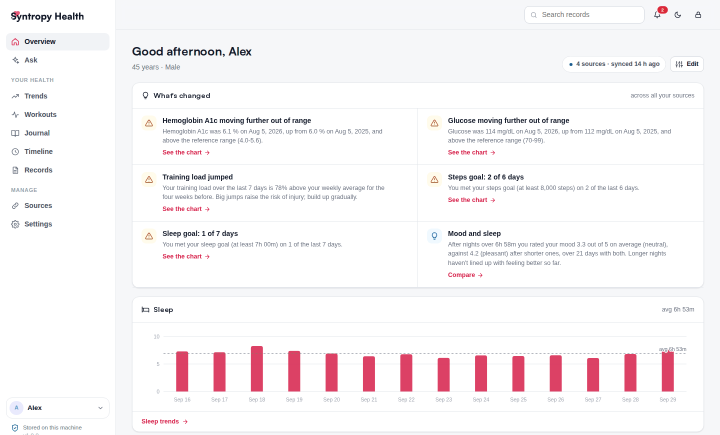
#> input picture .github/images/overview.png, 1440 x 870 px (shown at 1/2 size)
$ python -i lab_report.py   (imports and definitions only)
#> lines starting #> are read from the running program, lines starting #| are printed output that depends on the picture; after the words box and inside, x2 and y2 are one past the last pixel; in counts of white or black regions, pixels touching at a corner belong together
### app/core/config.py
"""
Runtime configuration.

Values are read from the environment (optionally seeded from a repo-local ``.env``
file) every time they are requested, so tests and the settings UI can change them
without restarting the process. User-editable settings live in the database
(see ``app.core.settings``); environment variables only provide defaults.
"""

from __future__ import annotations

import os
import sys
from pathlib import Path

REPO_ROOT = Path(__file__).resolve().parent.parent.parent
APP_DIR = REPO_ROOT / "app"

APP_NAME = "Syntropy Health"
APP_VERSION = "1.6.0"

DEFAULT_RELAY_URL = "https://health.syntropylabs.io/callback"
DEFAULT_WEARABLE_RELAY_URL = "https://syntropy-auth-relay.syntropylabs.workers.dev/callback"


def _load_env_file() -> None:
    """Minimal .env loader (no dependency). Never overrides real environment values."""
    env_file = REPO_ROOT / ".env"
    if not env_file.exists():
        return
    try:
        for line in env_file.read_text(encoding="utf-8").splitlines():
            line = line.strip()
            if not line or line.startswith("#") or "=" not in line:
                continue
            key, val = line.split("=", 1)
            key, val = key.strip(), val.strip().strip("'\"")
            if key and key not in os.environ:
                os.environ[key] = val
    except OSError:
        pass


_load_env_file()


def env(name: str, default: str = "") -> str:
    return os.environ.get(name, default).strip()


# [5 lines left out: function env_bool, not called in this run]


def is_source_checkout() -> bool:
    """Running from a clone of the repository (./run.sh), rather than installed or packaged."""
    return (REPO_ROOT / "run.sh").exists() and not getattr(sys, "frozen", False)


# [32 lines left out: functions default_data_dir, data_dir, db_path, not called in this run]


def timezone_name() -> str:
    return env("TZ") or "UTC"


def scheduler_enabled() -> bool:
    return env_bool("SYNTROPY_SCHEDULER", True)


# Placeholder values ("your-client-id") are treated as unset.
PLACEHOLDER_PREFIXES = ("your-",)


# [5 lines left out: function clean_credential, not called in this run]

### app/services/lab_report.py
"""Reads lab results from a report on this machine, without AI or any network call: the text layer of a PDF from a
lab's website, or Tesseract OCR for photos and scans of paper reports. The person reviews every row before saving."""

from __future__ import annotations

import difflib
import io
import re
import shutil
import subprocess
from datetime import date
from functools import lru_cache
from typing import Any, Optional

from app.store import lab_catalog

MAX_BYTES = 15 * 1024 * 1024
MAX_PAGES = 30
OCR_TIMEOUT = 90


class ReportError(Exception):
    pass


def ocr_available() -> bool:
    return shutil.which("tesseract") is not None


# ---------------------------------------------------------------------------
# Getting text out of the file
# ---------------------------------------------------------------------------

def _flatten(img: Any) -> Any:
    """Evens out shadows and uneven light: subtracts a blurred copy of the paper, leaving dark text on white."""
    from PIL import ImageChops, ImageFilter, ImageOps

    paper = img.filter(ImageFilter.MaxFilter(15)).filter(ImageFilter.GaussianBlur(25))
    return ImageOps.autocontrast(ImageOps.invert(ImageChops.subtract(paper, img)), cutoff=1)


def _skew(img: Any) -> float:
    """The angle that lines the text rows up horizontally: rows of text and the gaps between them then give the
    most uneven row darkness."""
    from PIL import Image

    small = img.resize((600, max(1, round(img.height * 600 / img.width)))).point(lambda v: 255 if v < 140 else 0)

    def unevenness(angle: float) -> float:
        rows = list(small.rotate(angle, expand=False, resample=Image.BILINEAR).resize((1, small.height), Image.BOX).getdata())
        mean = sum(rows) / len(rows)
        return sum((r - mean) ** 2 for r in rows)

    best = max((a / 2 for a in range(-20, 21)), key=unevenness)                # -10° to 10° in 0.5° steps
    return max((best + a / 10 for a in range(-4, 5)), key=unevenness)


def _ocr(image: Any) -> str:
    from PIL import Image, ImageOps

    img = ImageOps.grayscale(ImageOps.exif_transpose(image))   # phone photos are often stored sideways
    # Tesseract reads best at print resolution: enlarge small images, shrink huge ones so it stays quick.
    if img.width < 1800 or img.width > 4000:
        scale = (1800 if img.width < 1800 else 4000) / img.width
        img = img.resize((round(img.width * scale), round(img.height * scale)))
    img = _flatten(img)
    if abs(angle := _skew(img)) >= 0.3:
        img = img.rotate(angle, expand=True, fillcolor=255, resample=Image.BICUBIC)
    buf = io.BytesIO()
    img.save(buf, "PNG")
    try:
        proc = subprocess.run(["tesseract", "stdin", "stdout", "--psm", "6", "-l", "eng", "-c", "preserve_interword_spaces=1"],
                              input=buf.getvalue(), capture_output=True, timeout=OCR_TIMEOUT, check=False,
                              creationflags=getattr(subprocess, "CREATE_NO_WINDOW", 0))     # no console flash on Windows
    except subprocess.TimeoutExpired as exc:
        raise ReportError("Reading the photo took too long. Try a smaller or clearer photo.") from exc
    if proc.returncode != 0:
        raise ReportError("Couldn't read that image. Try a JPEG or PNG photo.")
    return proc.stdout.decode("utf-8", "replace")


# [54 lines left out: functions _require_ocr, _open_image, _pdf_text, report_text, not called in this run]


# ---------------------------------------------------------------------------
# Finding results in the text
# ---------------------------------------------------------------------------

MONTHS = {m: i + 1 for i, m in enumerate(("jan", "feb", "mar", "apr", "may", "jun", "jul", "aug", "sep", "oct", "nov", "dec"))}
DATE = re.compile(r"\b(\d{1,2})/(\d{1,2})/(\d{4}|\d{2})\b|\b(\d{4})-(\d{2})-(\d{2})\b"
                  r"|\b([A-Za-z]{3})[a-z]*\.? (\d{1,2}),? (\d{4})\b|\b(\d{1,2})-([A-Za-z]{3})-(\d{4})\b")
TIME = re.compile(r"\b\d{1,2}:\d{2}(?::\d{2})?\s*(?:[AaPp][Mm])?\b")
NUMBER = re.compile(r"^\d{1,3}(?:,\d{3})+(?:\.\d+)?$|^\d+(?:\.\d+)?$")
COMPARED = re.compile(r"^(?:<|>|<=|>=|≤|≥)=?\d+(?:\.\d+)?$")
LAB_CODE = re.compile(r"^0\d{1,2}$")                          # Labcorp's "01" site code after the test name
STUCK_FLAG = re.compile(r"^(\d+(?:\.\d+)?)(H|L|HH|LL)$")      # "105H"
FLAGS = {"H": "H", "HH": "H", "HIGH": "H", "H*": "H", "L": "L", "LL": "L", "LOW": "L", "L*": "L",
         "A": None, "ABN": None, "ABNORMAL": None, "CRIT": None, "*": None}
QUALITATIVE = {"negative", "positive", "reactive", "nonreactive", "non-reactive", "detected", "undetected", "not",
               "normal", "abnormal", "trace", "none", "clear", "cloudy", "hazy", "yellow", "amber", "straw", "pending"}
ZIP = re.compile(r"\b\d{5}-\d{4}\b")
RANGE = re.compile(r"(-?\d+(?:\.\d+)?)\s*(?:-|–|to)\s*(\d+(?:\.\d+)?)")
BELOW = re.compile(r"(?:<=?|≤|less than)\s*(?:or\s*=\s*)?(\d+(?:\.\d+)?)", re.I)
ABOVE = re.compile(r"(?:>=?|≥|greater than)\s*(?:or\s*=\s*)?(\d+(?:\.\d+)?)", re.I)
UNITS = {u.lower(): u for u in ("mg/dL", "g/dL", "ng/mL", "pg/mL", "ng/dL", "ug/dL", "mcg/dL", "U/L", "IU/L", "mmol/L",
                                "umol/L", "nmol/L", "pmol/L", "mEq/L", "mIU/L", "uIU/mL", "mIU/mL", "mg/L", "g/L")}
UNIT_WORDS = {"%", "fl", "pg", "sec", "seconds", "ratio", "mm/hr", "index", "iu", "u"}
UNIT = re.compile(r"^\(?[a-zµμ%*0-9^.]*[a-zµμ][a-zµμ0-9^.*]*/[a-zµμ0-9^.*/]+\)?$", re.I)
NOT_TESTS = re.compile(r"^(page|phone|fax|dob|date|age|sex|gender|patient|name|account|acct|specimen|collected|received|"
                       r"reported|printed|npi|id|client|physician|doctor|ordering|provider|address|suite|ste|street|city|"
                       r"zip|time|final|report|control|requisition|lab director|director|result|reference|test|tests|units|"
                       r"flag|comment|note|clia|medical)\b", re.I)
LABS = [(re.compile(p, re.I), name) for p, name in (
    (r"quest\s+diagnostics", "Quest Diagnostics"), (r"lab\s*corp|laboratory corporation of america", "Labcorp"),
    (r"bio-?reference", "BioReference"), (r"sonora quest", "Sonora Quest"), (r"\barup\b", "ARUP Laboratories"),
    (r"mayo clinic lab", "Mayo Clinic Laboratories"), (r"kaiser permanente", "Kaiser Permanente"),
)]


def _key(name: str) -> str:
    return re.sub(r"[^a-z0-9]", "", name.lower())


@lru_cache(maxsize=1)
def _known_keys() -> frozenset[str]:
    return frozenset(_key(n) for t in lab_catalog.common_labs() for n in (t["name"], *t.get("aliases", [])))


# [41 lines left out: functions _known, _date, collected_date, not called in this run]


def _num(s: str) -> float | int:
    s = s.replace(",", "")
    return float(s) if "." in s else int(s)


# [99 lines left out: functions parse_line, parse_text, _correct_ocr_names, read, not called in this run]

>>> from PIL import Image
>>> picture = Image.open('../../.github/images/overview.png')
#> picture is the input picture: PIL image 1440x870 P; mean R, G, B 248.3, 245.2, 246.7
>>> result = _ocr(picture)
#> in _ocr, `img = ImageOps.grayscale(ImageOps.exif_transpose(image))`:
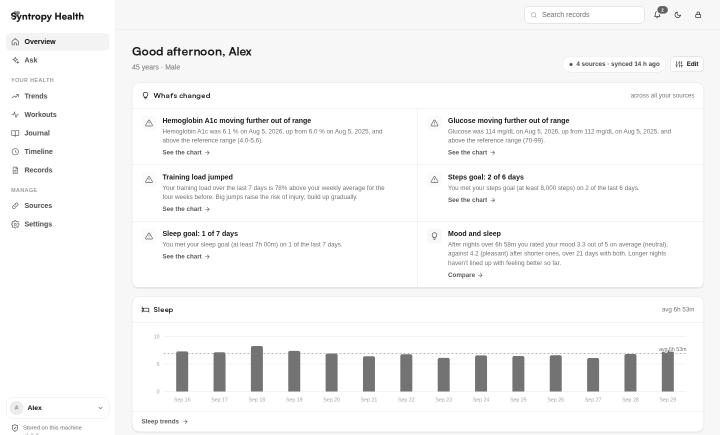
#> img: PIL image 1440x870 L (shown at 1/2 size); min 24, max 255, mean 246.3
#> in _flatten, `paper = img.filter(ImageFilter.MaxFilter(15)).filter(ImageFilter.Gauss..`:
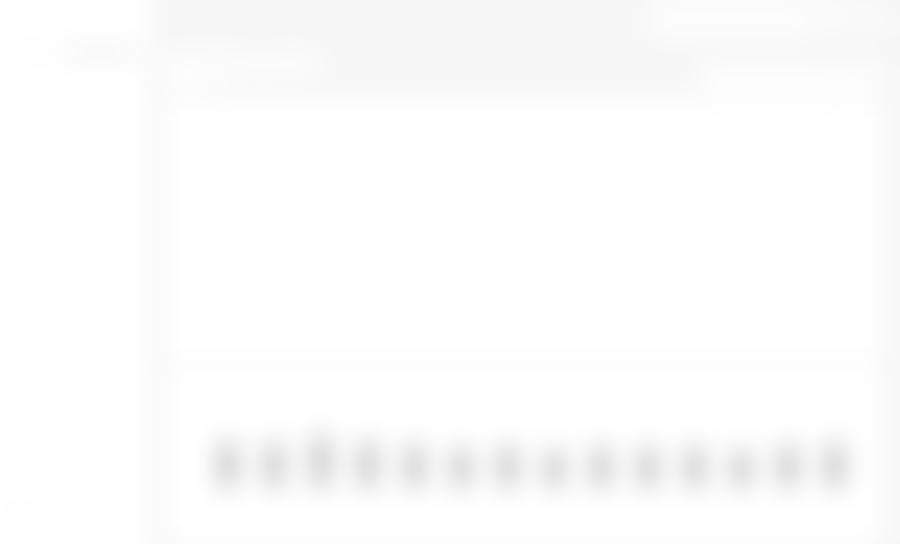
#> paper: PIL image 1800x1088 L (shown at 1/2 size); min 224, max 255, mean 252.3
#> in _flatten, `return ImageOps.autocontrast(ImageOps.invert(ImageChops.subtract(paper..`:
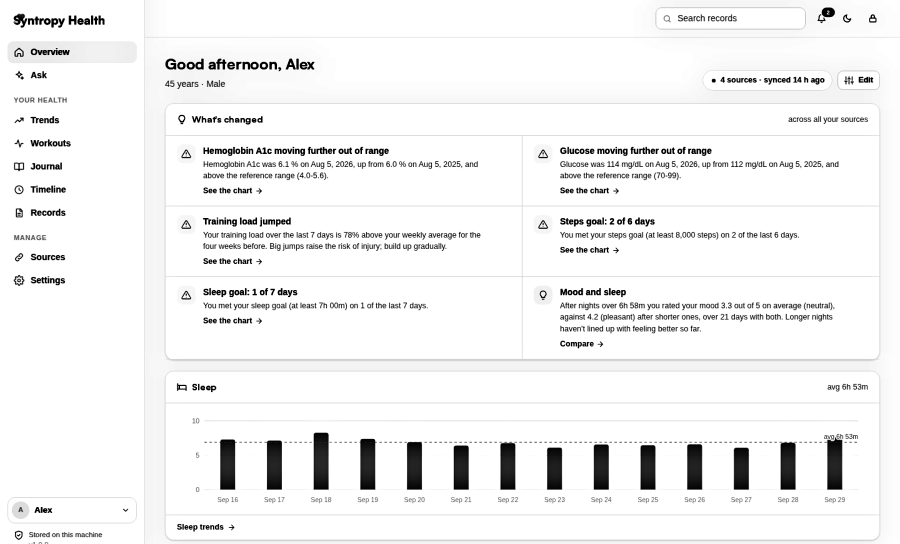
#> returned value: PIL image 1800x1088 L (shown at 1/2 size); min 0, max 255, mean 241.9
#> in _skew, `small = img.resize((600, max(1, round(img.height * 600 / img.width))))..`:
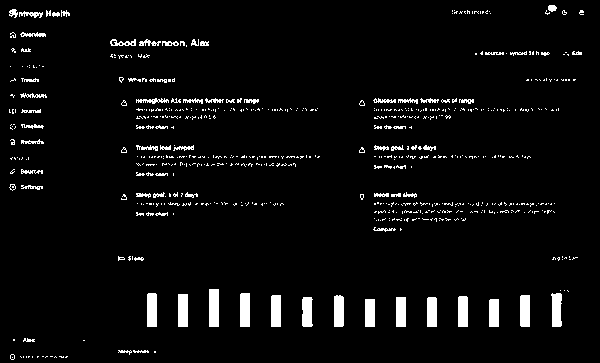
#> small: PIL image 600x363 L; 4.4% white; 638 white regions (559 under 20 px), largest, box (x1, y1, x2, y2) and area: (209, 289, 219, 327) 380, (240, 293, 250, 327) 339, (147, 293, 157, 327) 338
#> in unevenness, `rows = list(small.rotate(angle, expand=False, resample=Image.BILINEAR)..`: rows = 363 values, max 30 at index 319, min 0 at index 7, mean 10.76
#> in unevenness, `mean = sum(rows) / len(rows)`: mean = 10.76
#> in _skew, `best = max((a / 2 for a in range(-20, 21)), key=unevenness)`: best = 0
#> (the run stopped early here; a loop or call above may not have finished)

$ run again, on .github/images/trends.png
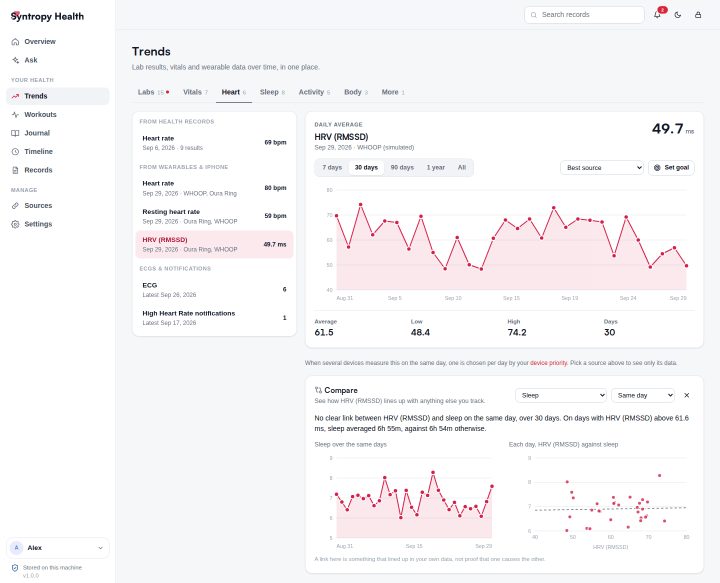
#> input picture .github/images/trends.png, 1440 x 1165 px (shown at 1/2 size)
#> picture is the input picture: PIL image 1440x1165 P; mean R, G, B 248, 246.5, 248
#> in _flatten, `return ImageOps.autocontrast(ImageOps.invert(ImageChops.subtract(paper..`:
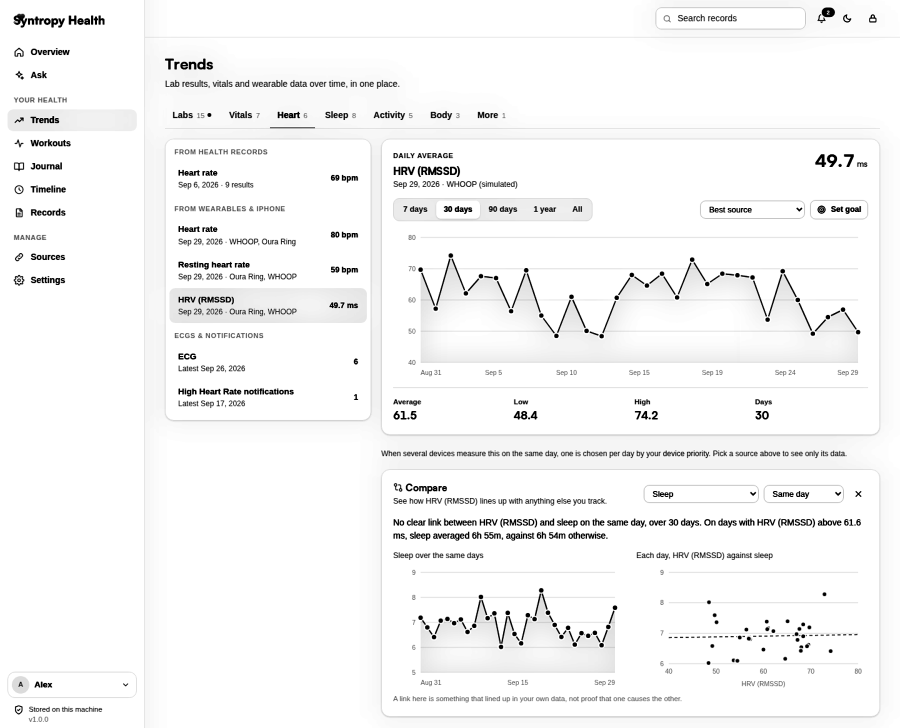
#> returned value: PIL image 1800x1456 L (shown at 1/2 size); min 0, max 255, mean 245.9
#> in _skew, `small = img.resize((600, max(1, round(img.height * 600 / img.width))))..`:
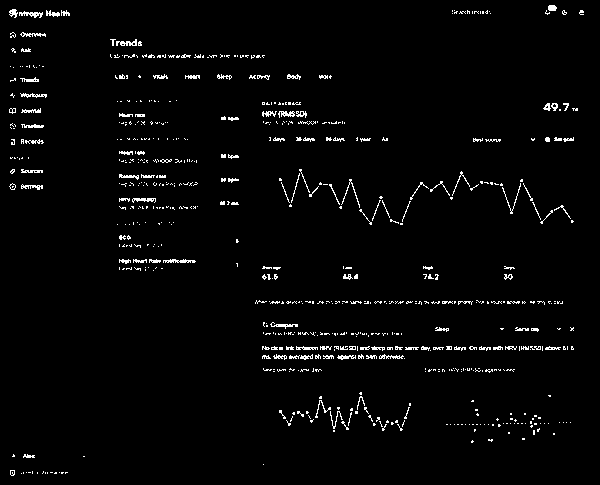
#> small: PIL image 600x485 L; 2.5% white in thin lines or dots
#> rows = 485 values, max 18 at index 365, min 0 at index 0, mean 6.06
#> mean = 6.06
#> best = 0
